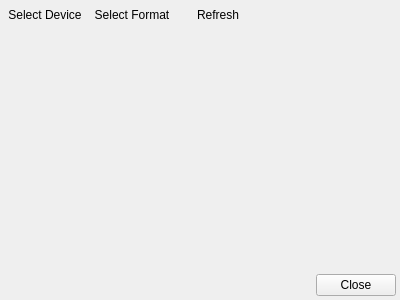
<?xml version="1.0" encoding="UTF-8"?>
<ui version="4.0">
 <class>TcamControlDialog</class>
 <widget class="QDialog" name="TcamControlDialog">
  <property name="geometry">
   <rect>
    <x>0</x>
    <y>0</y>
    <width>400</width>
    <height>300</height>
   </rect>
  </property>
  <property name="windowTitle">
   <string>Dialog</string>
  </property>
  <layout class="QVBoxLayout" name="verticalLayout">
   <property name="spacing">
    <number>4</number>
   </property>
   <property name="leftMargin">
    <number>4</number>
   </property>
   <property name="topMargin">
    <number>4</number>
   </property>
   <property name="rightMargin">
    <number>4</number>
   </property>
   <property name="bottomMargin">
    <number>4</number>
   </property>
   <item>
    <widget class="QWidget" name="widget" native="true">
     <layout class="QHBoxLayout" name="horizontalLayout_2">
      <property name="spacing">
       <number>4</number>
      </property>
      <property name="leftMargin">
       <number>0</number>
      </property>
      <property name="topMargin">
       <number>0</number>
      </property>
      <property name="rightMargin">
       <number>0</number>
      </property>
      <property name="bottomMargin">
       <number>0</number>
      </property>
      <item>
       <widget class="QPushButton" name="selectDeviceButton">
        <property name="text">
         <string>Select Device</string>
        </property>
        <property name="flat">
         <bool>true</bool>
        </property>
       </widget>
      </item>
      <item>
       <widget class="QPushButton" name="selectFormatButton">
        <property name="text">
         <string>Select Format</string>
        </property>
        <property name="flat">
         <bool>true</bool>
        </property>
       </widget>
      </item>
      <item>
       <widget class="QPushButton" name="refreshButton">
        <property name="text">
         <string>Refresh</string>
        </property>
        <property name="flat">
         <bool>true</bool>
        </property>
       </widget>
      </item>
      <item>
       <spacer name="horizontalSpacer">
        <property name="orientation">
         <enum>Qt::Horizontal</enum>
        </property>
        <property name="sizeHint" stdset="0">
         <size>
          <width>40</width>
          <height>20</height>
         </size>
        </property>
       </spacer>
      </item>
     </layout>
    </widget>
   </item>
   <item>
    <widget class="QWidget" name="propsContainer" native="true">
     <property name="sizePolicy">
      <sizepolicy hsizetype="Preferred" vsizetype="Expanding">
       <horstretch>0</horstretch>
       <verstretch>0</verstretch>
      </sizepolicy>
     </property>
     <layout class="QHBoxLayout" name="horizontalLayout">
      <property name="spacing">
       <number>0</number>
      </property>
      <property name="leftMargin">
       <number>0</number>
      </property>
      <property name="topMargin">
       <number>0</number>
      </property>
      <property name="rightMargin">
       <number>0</number>
      </property>
      <property name="bottomMargin">
       <number>0</number>
      </property>
     </layout>
    </widget>
   </item>
   <item>
    <widget class="QDialogButtonBox" name="buttonBox">
     <property name="orientation">
      <enum>Qt::Horizontal</enum>
     </property>
     <property name="standardButtons">
      <set>QDialogButtonBox::Close</set>
     </property>
    </widget>
   </item>
  </layout>
 </widget>
 <resources/>
 <connections>
  <connection>
   <sender>buttonBox</sender>
   <signal>accepted()</signal>
   <receiver>TcamControlDialog</receiver>
   <slot>accept()</slot>
   <hints>
    <hint type="sourcelabel">
     <x>248</x>
     <y>254</y>
    </hint>
    <hint type="destinationlabel">
     <x>157</x>
     <y>274</y>
    </hint>
   </hints>
  </connection>
  <connection>
   <sender>buttonBox</sender>
   <signal>rejected()</signal>
   <receiver>TcamControlDialog</receiver>
   <slot>reject()</slot>
   <hints>
    <hint type="sourcelabel">
     <x>316</x>
     <y>260</y>
    </hint>
    <hint type="destinationlabel">
     <x>286</x>
     <y>274</y>
    </hint>
   </hints>
  </connection>
 </connections>
</ui>
